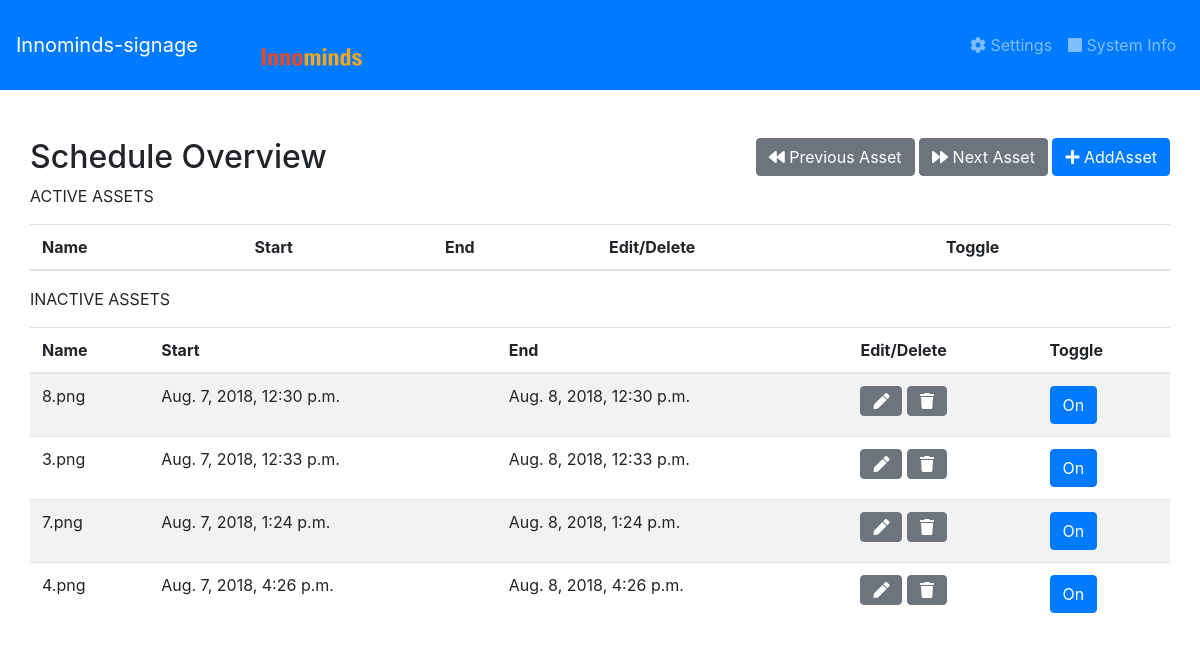
The app's page /, older data.
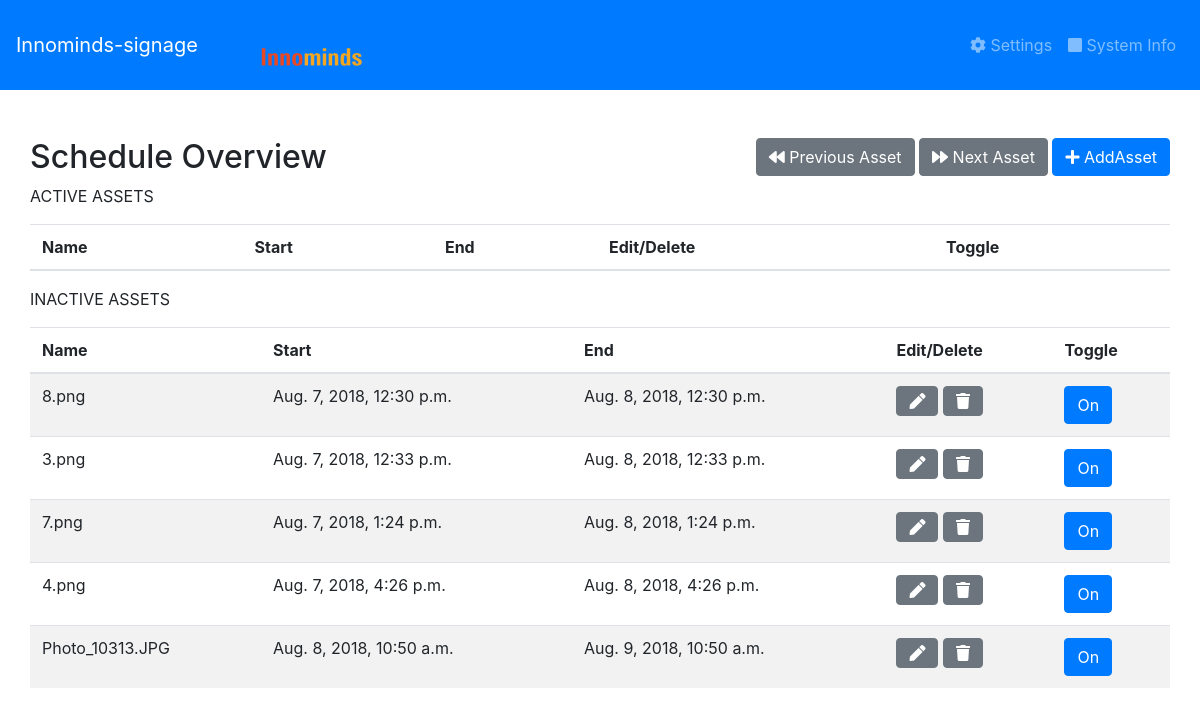
The same page, newer data.
### personal/models.py (models this page shows, shortened)
class Asset(models.Model):
    name = models.TextField()
    source = models.FileField(upload_to="uploads/", storage=default_storage)
    type = models.CharField(choices=asset_types,max_length=2)
    start_date = models.DateTimeField()
    active = models.BooleanField(default=False)
    end_date = models.DateTimeField()
    duration = models.IntegerField(default=15)

### personal/views.py (the view, shortened to what this page needs)
# urls.py: url(r'', index.as_view(), name=' index'),
class index(View):
    def get(self, request):
        query = Q(active=True,end_date__gte=datetime.datetime.now(),start_date__lte=datetime.datetime.now())
        inactive_assets = Asset.objects.exclude(query)
        active_assets = Asset.objects.filter(query)
        asset_form = AddAssetForm()
        return render(request, 'personal/home.html', context={'asset_form':asset_form,'active_assets':active_assets,'inactive_assets':inactive_assets})

### personal/templates/personal/home.html (shortened to what this page needs)
{% extends "personal/base.html" %}

### personal/templates/personal/base.html (shortened to what this page needs)
{% load static %}
<!doctype html>
<html lang="en">
<head>
    <link rel="stylesheet" href="https://stackpath.bootstrapcdn.com/bootstrap/4.1.2/css/bootstrap.min.css"
>
    <link rel="stylesheet" href="https://use.fontawesome.com/releases/v5.2.0/css/all.css"
>
</head>
<body>
<nav class="navbar navbar-expand-sm bg-primary navbar-dark nav-custom-padding" >
    <a class="navbar-brand" href="#" style="color:white;" >Innominds-signage  </a>
    <div class="col-sm-2" style="background-color:" >
				  <br>
				  <center>
					<img src="{% static 'personal/inno-logo.webp'%}" class="responsive-img" style='max-height:50px'>
				  </center>
    </div>
    <ul class="navbar-nav flex-row ml-md-auto d-none d-md-flex ">
        <li class="nav-item">
            <a class="nav-link" href="#">
                <i class="fas fa-cog"></i> Settings</a>
        </li>
        <li class="nav-item">
            <a class="nav-link" href="#">
                <i class="fas fa-square"></i> System Info</a>
        </li>
    </ul>
</nav>
<div class="container p-0">
    <br>     </br>
    <div class="main-wrapper d-flex justify-content-between">
        <h2>Schedule Overview</h2>
        <div class="button-group">
            <button type="button" class="btn btn-secondary">
                <i class="fas fa-backward"></i> Previous Asset
            </button>
            <button type="button" class="btn btn-secondary">
                <i class="fas fa-forward"></i> Next Asset
            </button>
            <button type="button" class="btn btn-primary" data-toggle="modal" data-target="#AddAsset">
                <i class="fas fa-plus"></i> AddAsset
            </button>
        </div>
    </div>
    <p class="custom-table-heading">ACTIVE ASSETS</p>
    <table class="table table-striped">
        <thead>
        <tr>
            <th>Name</th>
            <th>Start</th>
            <th>End</th>
            <th>Edit/Delete</th>
            <th>Toggle</th>
        </tr>
        </thead>
    </table>
    <p class="custom-table-heading">INACTIVE ASSETS</p>
    <table class="table table-striped">
        <thead>
        <tr>
            <th>Name</th>
            <th>Start</th>
            <th>End</th>
            <th>Edit/Delete</th>
            <th>Toggle</th>
        </tr>
        </thead>
        <tbody>
        {% for data in inactive_assets %}
        <tr>
            <td>{{data.name}}</td>
            <td>{{data.start_date}}</td>
            <td>{{data.end_date}}</td>
            <td>
                <button type="button" class="btn btn-md btn-secondary">
                    <i class="fas fa-pen"></i>
                </button>
                <button type="button" class="btn btn-md btn-secondary">
                    <i class="fas fa-trash" onclick="del_asset({{data.id}})"></i>
                </button>
            </td>
            <td>
                 <button type="button" class="btn btn-md btn-primary" onclick="toggleMode({{data.id}}, 'active')" data-toggle="button" aria-pressed="false" id="{{data.id}}">On</button>
            </td>
           </tr>
        {% endfor %}
        </tbody>
    </table>
</div>
</body>
</html>

Row changes from the older to the newer data that the page shows:
added Asset: name "Photo_10313.JPG", start_date "Aug. 8, 2018, 10:50 a.m.", end_date "Aug. 9, 2018, 10:50 a.m."
